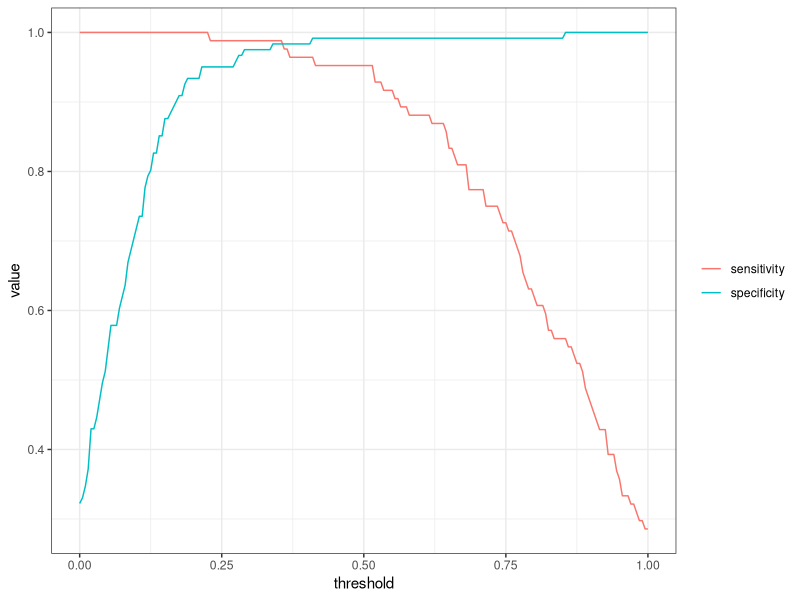
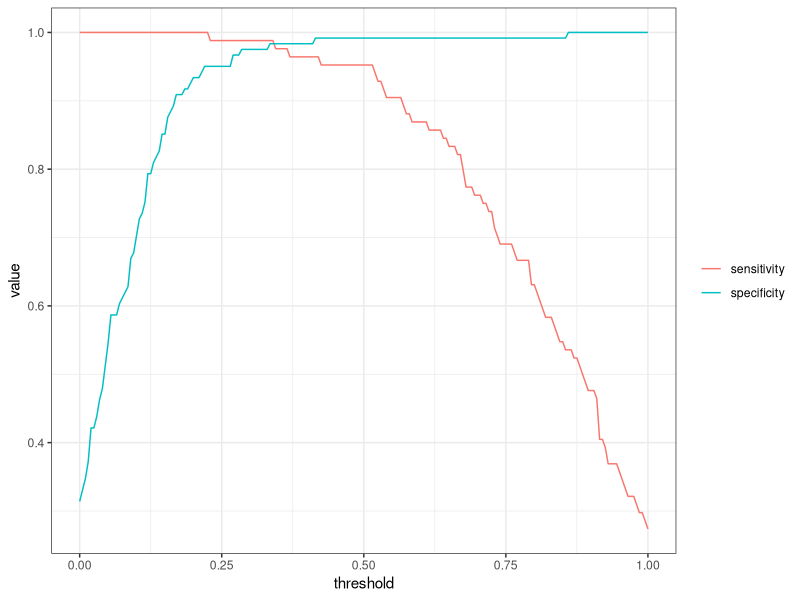
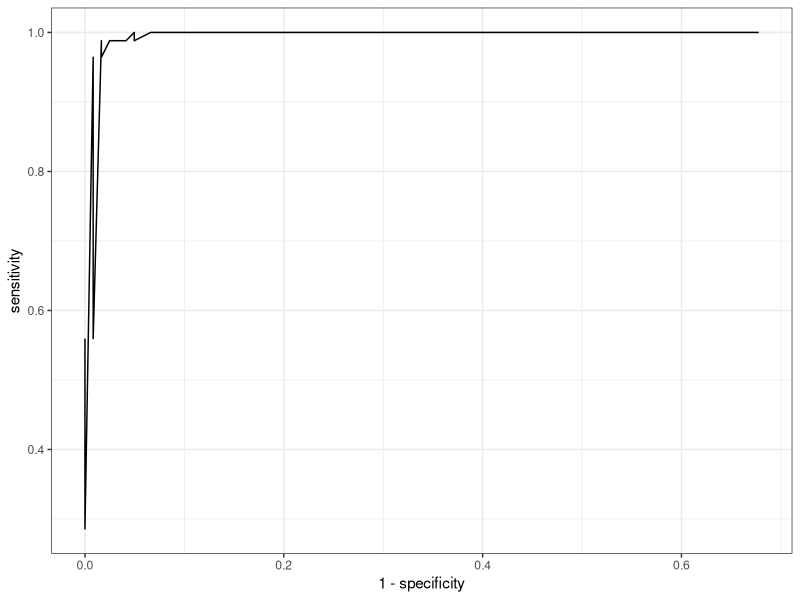
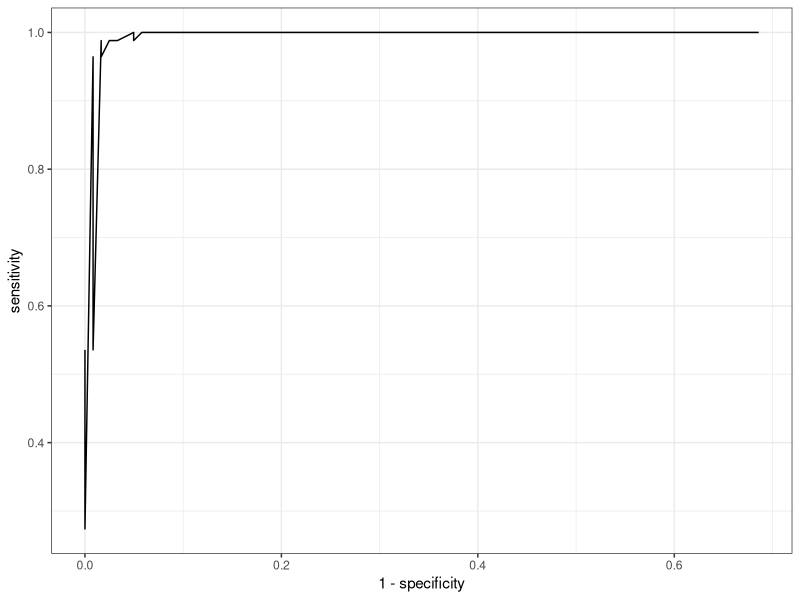

Here is the R script that generated these plots, in order:
library(ggplot2)
# install.packages("e1071")
library(caret)
library(lattice)
library(e1071)
library(pROC)

## Import
BreastCancer <- read.table("data/BreastCancer.csv", sep = ";", header=TRUE)


## Exploration
head(BreastCancer)
summary(BreastCancer)
str(BreastCancer)

# Effectif des groupes
table(BreastCancer$Class)

## Separation train / test
n <- nrow(BreastCancer)

train_index <- sample(x = 1:n, size = round(0.7 * n), replace = FALSE)

train_data <- BreastCancer[train_index,]
test_data <- BreastCancer[-train_index,]

## modele de regression
log_reg <- glm(formula = Class ~ ., data = train_data)

coef(log_reg)
summary(log_reg)

## Backward Selection

back_sel <- step(log_reg, direction="backward")
summary(back_sel)


## Valeurs prédites
hat_pi_R <- predict(log_reg, type="response", newdata = test_data)
hat_y_R <- as.integer(hat_pi_R > 0.5)

hat_pi_back <- predict(back_sel, type="response", newdata = test_data)
hat_y_back <- as.integer(hat_pi_back > 0.5)

## Matrice de confusion
table(hat_y_R, test_data$Class)
table(hat_y_back, test_data$Class)

## Selection du seuil

sensibility <- function(threshold, hat_pi, df) {
  out <- sum(as.integer(hat_pi > threshold) == 1 &
               df$Class == 1)/sum(df$Class == 1)
  return(out)
}

specificity <- function(threshold, hat_pi, df) {
  out <- sum(as.integer(hat_pi > threshold) == 0 &
               df$Class == 0)/sum(df$Class == 0)
  return(out)
}

threshold <- seq(0, 1, 0.005)


## visualisation sens et spec

vis_sens_spec <- function(hat_pi_x){
  
  sens <- sapply(threshold, sensibility, hat_pi = hat_pi_x, df = test_data)
  spec <- sapply(threshold, specificity, hat_pi = hat_pi_x, df = test_data)
  
  data2plot_ss <- data.frame(threshold=rep(threshold,2),
                        value=c(sens, spec),
                        tag=rep(c("sensitivity", "specificity"),
                                each = length(threshold)))

  ggplot(data2plot_ss, aes(x=threshold, y=value)) +
    geom_line(aes(col=tag)) +
    theme_bw() + theme(legend.title = element_blank())
}

vis_sens_spec(hat_pi_R)
vis_sens_spec(hat_pi_back)

## courbe roc et auc
# ROC

vis_roc <- function(hat_pi_x) {
  
  sens <- sapply(threshold, sensibility, hat_pi = hat_pi_x, df = test_data)
  spec <- sapply(threshold, specificity, hat_pi = hat_pi_x, df = test_data)
  
  data2plot_roc <- data.frame(threshold=threshold,
                        sensitivity=sens,
                        specificity=spec)
  ggplot(data2plot_roc, aes(x=1 - specificity, y=sensitivity)) +
    geom_line() + theme_bw()
}

vis_roc(hat_pi_R)
vis_roc(hat_pi_back)

# AUC
auc(test_data$Class, hat_pi_R)
auc(test_data$Class, hat_pi_back)
